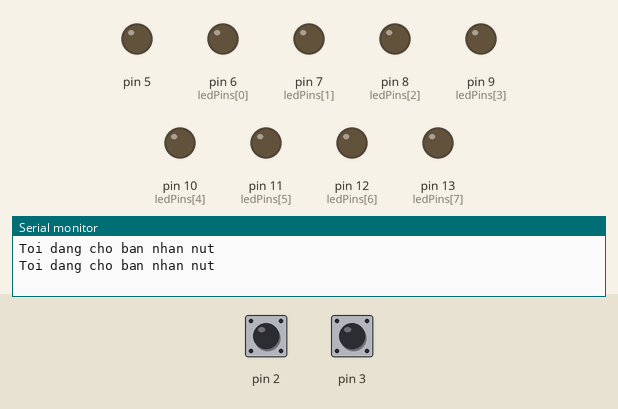
Bench run of a sketch on a simulated Arduino Uno, built with avr-gcc and run on an emulated ATmega328P. Parts: output pins drawn as LEDs (lit = HIGH), the last lines printed to the serial monitor. The test bench sets the inputs (shaded band); at power-on: pin 2 HIGH, pin 3 HIGH.

Above: at 1.2 s.
1.3 s: pin 2 pulled LOW for 0.15 s
At 2.07 s:
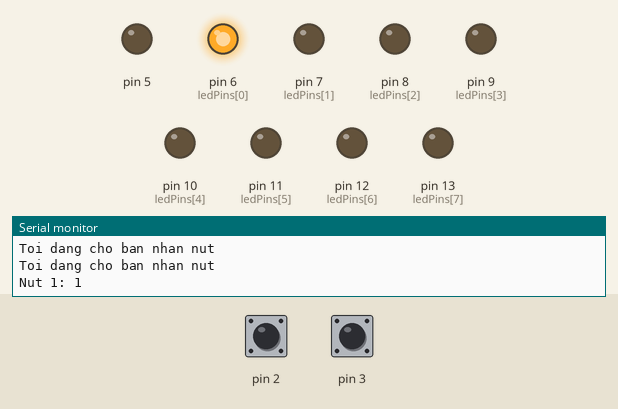
At 2.52 s:
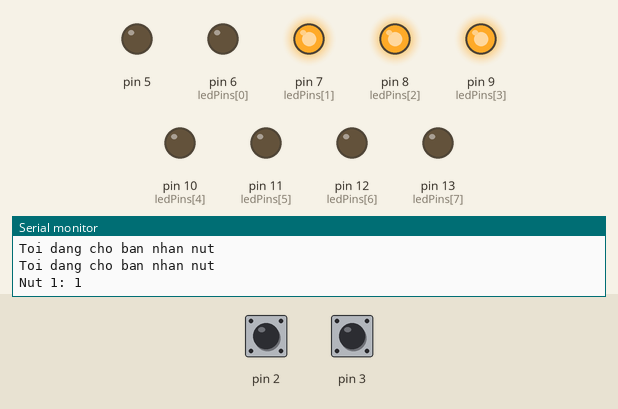
4.3 s: pin 3 pulled LOW for 0.15 s
At 5.42 s:
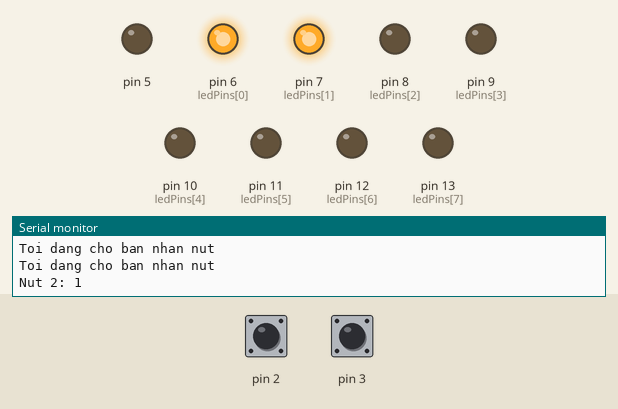
Timing chart, 0 to 9.0 s (numbered marks = the images above; inputs shaded):
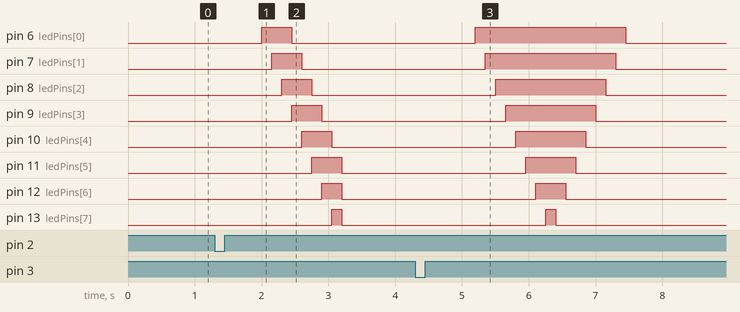

The sketch:

final.ino
```cpp
const int ledPins[8] = {6, 7, 8, 9, 10, 11, 12, 13};
int n = 8;

volatile unsigned long lastTimeA = 0;
volatile unsigned long lastTimeB = 0;
const unsigned long debounceTime = 200;

volatile bool runH1 = false;
volatile bool runH2 = false;

volatile unsigned long countBtn1 = 0;
volatile unsigned long countBtn2 = 0;

volatile bool evtBtn1 = false;
volatile bool evtBtn2 = false;

void setup() {
  for (int i = 0; i < n; i++) {
    pinMode(ledPins[i], OUTPUT);
    digitalWrite(ledPins[i], LOW);
  }

  pinMode(2, INPUT_PULLUP);
  pinMode(3, INPUT_PULLUP);

  attachInterrupt(digitalPinToInterrupt(2), isrA, FALLING);
  attachInterrupt(digitalPinToInterrupt(3), isrB, FALLING);

  Serial.begin(9600);
}

void H1() {
  for (int pos = 0; pos < n && runH1 == true; pos++) {
    clearAll();
    digitalWrite(ledPins[pos], HIGH);
    digitalWrite(ledPins[(pos - 1)], HIGH);
    digitalWrite(ledPins[(pos - 2)], HIGH);
    delay(150);
  }
  clearAll();
  runH1 = false;
}

void H2() {
  int i = 1;

  while (i <= n && runH2 == true) {
    clearAll();
    for (int j = 0; j < i; j++) {
      digitalWrite(ledPins[j], HIGH);
    }
    delay(150);
    i++;
  }

  i = n-1;
  while (i >= 1 && runH2 == true) {
    clearAll();
    for (int j = 0; j < i; j++) {
      digitalWrite(ledPins[j], HIGH);
    }
    delay(150);
    i--;
  }

  clearAll();
  runH2 = false;
}

void clearAll() {
  for (int i = 0; i < n; i++) {
    digitalWrite(ledPins[i], LOW);
  }
}

void isrA() {
  unsigned long now = millis();
  if (now - lastTimeA < debounceTime) return;
  lastTimeA = now;
  runH1 = !runH1;
  runH2 = false;
  evtBtn1 = true;
  countBtn1++;
}

void isrB() {
  unsigned long now = millis();
  if (now - lastTimeB < debounceTime) return;
  lastTimeB = now;
  runH2 = !runH2;
  runH1 = false;
  evtBtn2 = true;
  countBtn2++;
}

void loop() {
  if (evtBtn1) {
    evtBtn1 = false;
    Serial.print("Nut 1: ");
    Serial.println(countBtn1);
  }
  if (evtBtn2) {
    evtBtn2 = false;
    Serial.print("Nut 2: ");
    Serial.println(countBtn2);
  }
  if (runH1) {
    H1();
  }
  if (runH2) {
    H2();
  }

  if (!runH1 && !runH2) {
    Serial.println("Toi dang cho ban nhan nut");
    delay(1000);
  }
}
```

Measured:
- after the input at 1.3 s, pin 6 (ledPins[0]): LOW → HIGH after 0.70 s, → LOW 0.45 s later; pin 7 (ledPins[1]): LOW → HIGH after 0.85 s, → LOW 0.45 s later; pin 8 (ledPins[2]): LOW → HIGH after 1.0 s, → LOW 0.45 s later; pin 9 (ledPins[3]): LOW → HIGH after 1.2 s, → LOW 0.45 s later; pin 10 (ledPins[4]): LOW → HIGH after 1.3 s, → LOW 0.45 s later
- after the input at 4.3 s, pin 6 (ledPins[0]): LOW → HIGH after 0.90 s, → LOW 2.3 s later; pin 7 (ledPins[1]): LOW → HIGH after 1.1 s, → LOW 2.0 s later; pin 8 (ledPins[2]): LOW → HIGH after 1.2 s, → LOW 1.7 s later; pin 9 (ledPins[3]): LOW → HIGH after 1.4 s, → LOW 1.4 s later; pin 10 (ledPins[4]): LOW → HIGH after 1.5 s, → LOW 1.1 s later
